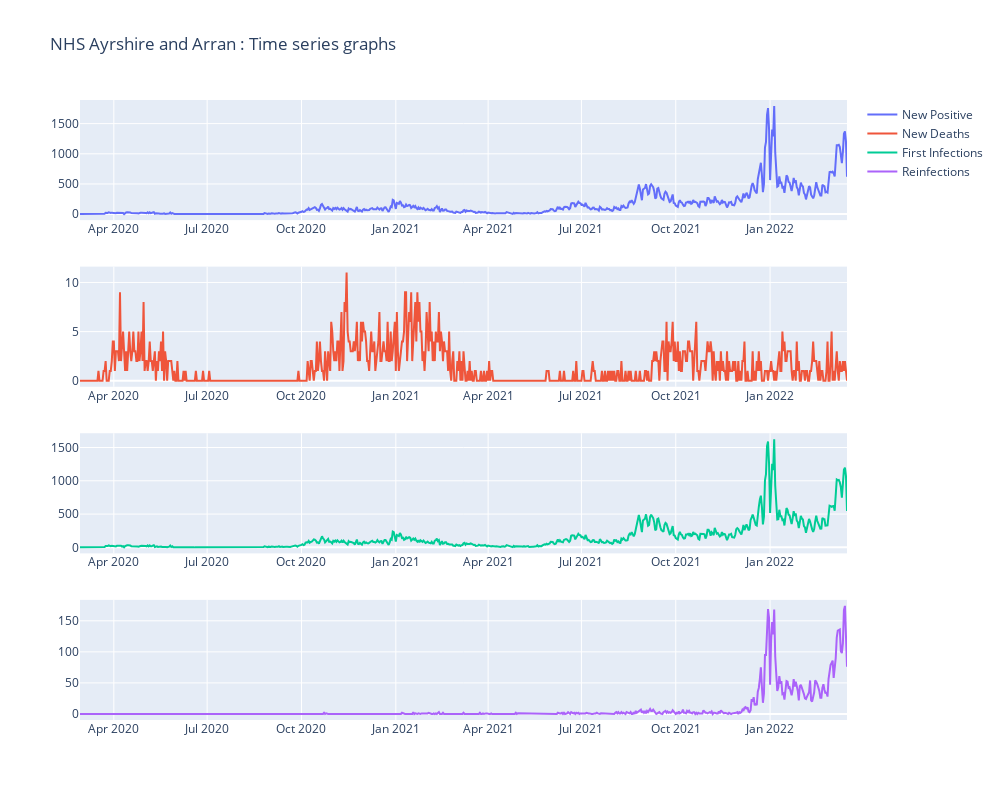
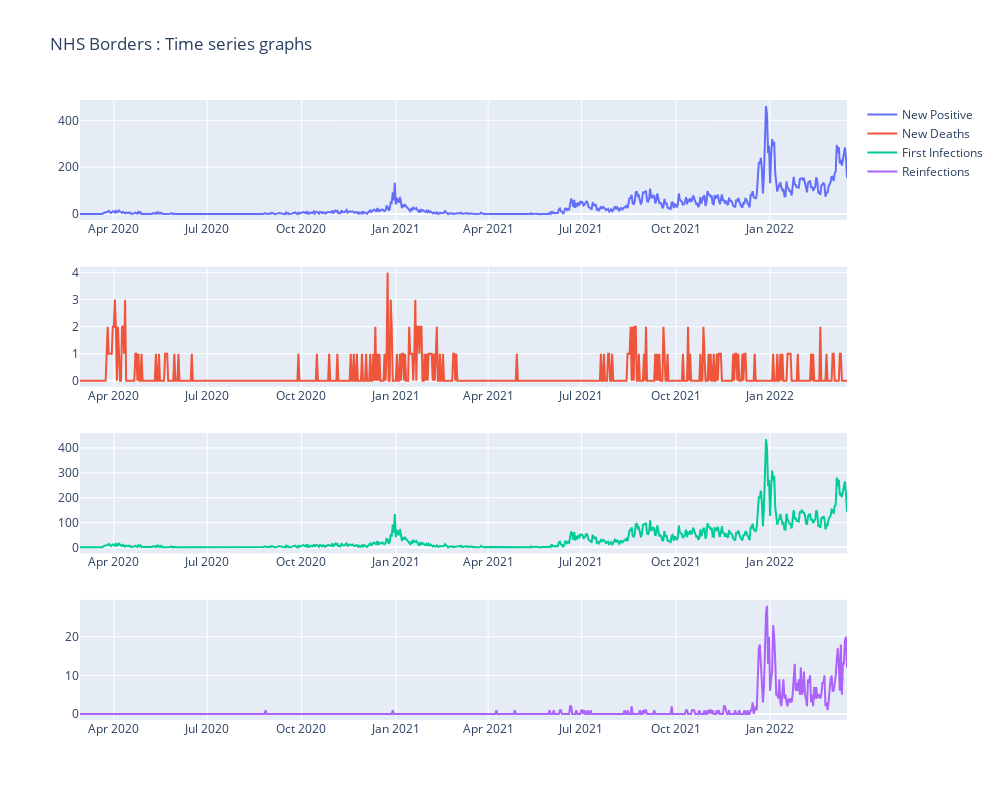
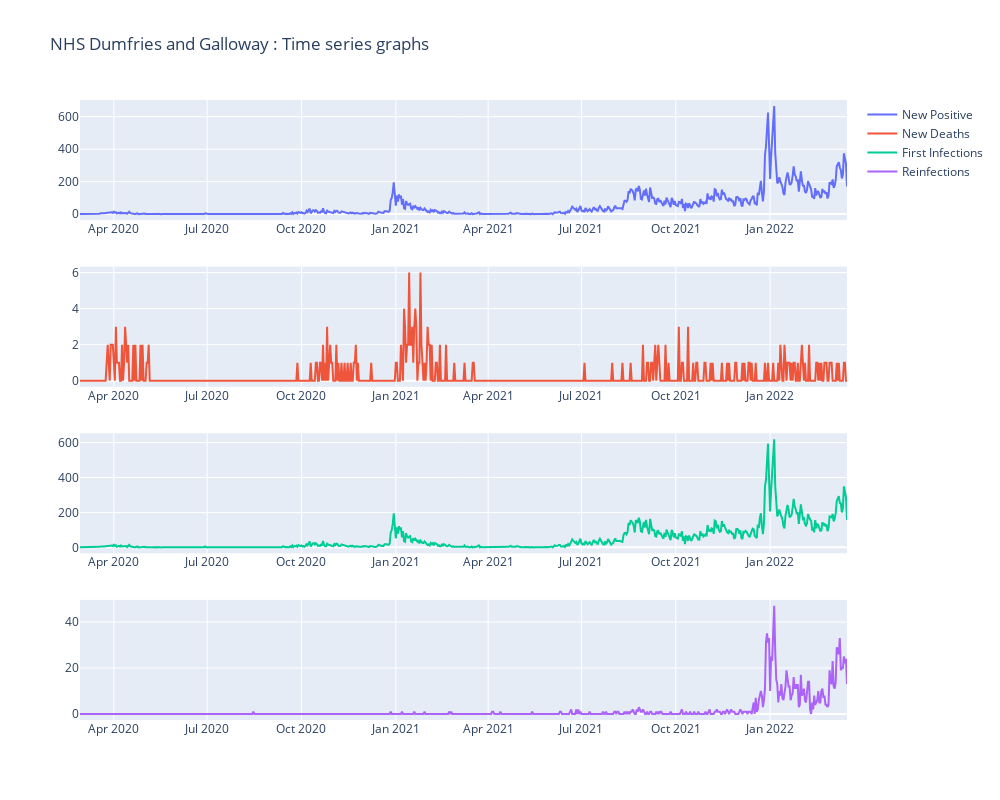
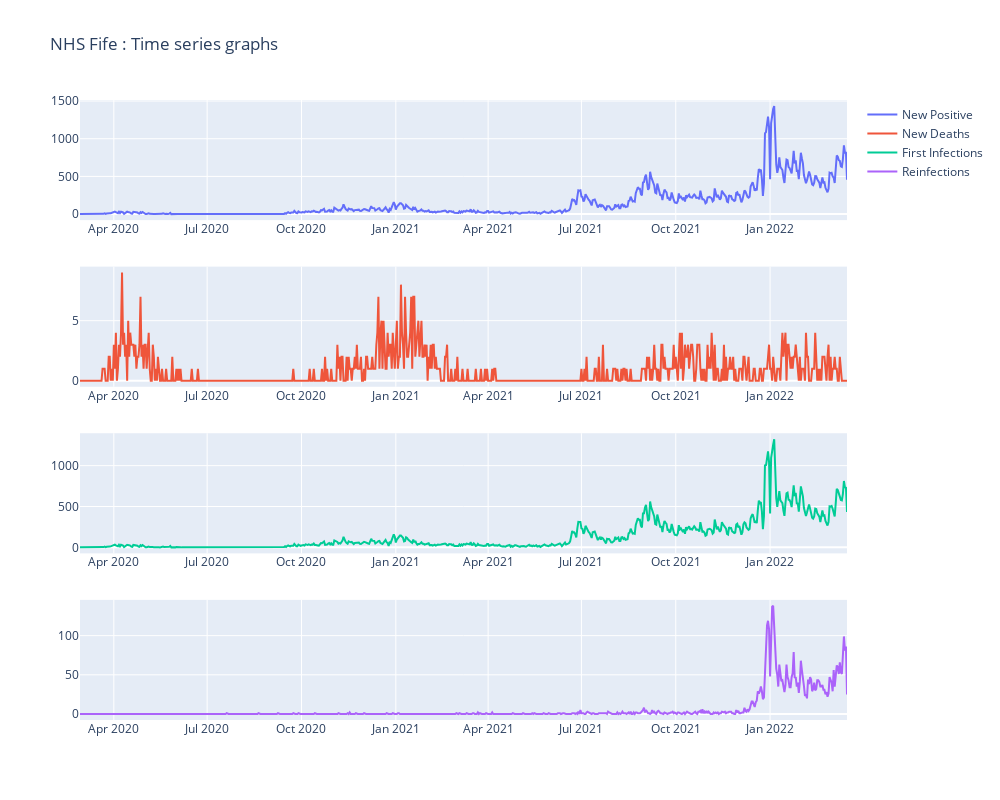

The notebook cell these images were saved under, in order:
### Code cell
for key in covid_days[0]['locations'].keys():
    if key=='date':
        continue
    else:
        plot_time_series(covid_days,key)

### Figure 1 — Plotly figure (JSON) as saved in the notebook; plotly's stock layout.template omitted (floating-point values rounded to 4 significant figures; data arrays with more than 128 entries replaced by an {"elided": "..."} marker saying what was removed)
{"data": [{"name": "New Positive", "type": "scatter", "x": {"elided": "749 str values"}, "xaxis": "x", "y": {"elided": "749 int values"}, "yaxis": "y"}, {"name": "New Deaths", "type": "scatter", "x": {"elided": "749 str values"}, "xaxis": "x2", "y": {"elided": "749 int values"}, "yaxis": "y2"}, {"name": "First Infections", "type": "scatter", "x": {"elided": "749 str values"}, "xaxis": "x3", "y": {"elided": "749 int values"}, "yaxis": "y3"}, {"name": "Reinfections", "type": "scatter", "x": {"elided": "749 str values"}, "xaxis": "x4", "y": {"elided": "749 int values"}, "yaxis": "y4"}], "layout": {"height": 800, "title": {"text": "NHS Ayrshire and Arran : Time series graphs"}, "width": 1000, "xaxis": {"anchor": "y", "domain": [0, 1]}, "xaxis2": {"anchor": "y2", "domain": [0, 1]}, "xaxis3": {"anchor": "y3", "domain": [0, 1]}, "xaxis4": {"anchor": "y4", "domain": [0, 1]}, "yaxis": {"anchor": "x", "domain": [0.8063, 1]}, "yaxis2": {"anchor": "x2", "domain": [0.5375, 0.7312]}, "yaxis3": {"anchor": "x3", "domain": [0.2687, 0.4625]}, "yaxis4": {"anchor": "x4", "domain": [0, 0.1938]}}}

### Figure 2 — Plotly figure (JSON) as saved in the notebook; plotly's stock layout.template omitted (floating-point values rounded to 4 significant figures; data arrays with more than 128 entries replaced by an {"elided": "..."} marker saying what was removed)
{"data": [{"name": "New Positive", "type": "scatter", "x": {"elided": "749 str values"}, "xaxis": "x", "y": {"elided": "749 int values"}, "yaxis": "y"}, {"name": "New Deaths", "type": "scatter", "x": {"elided": "749 str values"}, "xaxis": "x2", "y": {"elided": "749 int values"}, "yaxis": "y2"}, {"name": "First Infections", "type": "scatter", "x": {"elided": "749 str values"}, "xaxis": "x3", "y": {"elided": "749 int values"}, "yaxis": "y3"}, {"name": "Reinfections", "type": "scatter", "x": {"elided": "749 str values"}, "xaxis": "x4", "y": {"elided": "749 int values"}, "yaxis": "y4"}], "layout": {"height": 800, "title": {"text": "NHS Borders : Time series graphs"}, "width": 1000, "xaxis": {"anchor": "y", "domain": [0, 1]}, "xaxis2": {"anchor": "y2", "domain": [0, 1]}, "xaxis3": {"anchor": "y3", "domain": [0, 1]}, "xaxis4": {"anchor": "y4", "domain": [0, 1]}, "yaxis": {"anchor": "x", "domain": [0.8063, 1]}, "yaxis2": {"anchor": "x2", "domain": [0.5375, 0.7312]}, "yaxis3": {"anchor": "x3", "domain": [0.2687, 0.4625]}, "yaxis4": {"anchor": "x4", "domain": [0, 0.1938]}}}

### Figure 3 — Plotly figure (JSON) as saved in the notebook; plotly's stock layout.template omitted (floating-point values rounded to 4 significant figures; data arrays with more than 128 entries replaced by an {"elided": "..."} marker saying what was removed)
{"data": [{"name": "New Positive", "type": "scatter", "x": {"elided": "749 str values"}, "xaxis": "x", "y": {"elided": "749 int values"}, "yaxis": "y"}, {"name": "New Deaths", "type": "scatter", "x": {"elided": "749 str values"}, "xaxis": "x2", "y": {"elided": "749 int values"}, "yaxis": "y2"}, {"name": "First Infections", "type": "scatter", "x": {"elided": "749 str values"}, "xaxis": "x3", "y": {"elided": "749 int values"}, "yaxis": "y3"}, {"name": "Reinfections", "type": "scatter", "x": {"elided": "749 str values"}, "xaxis": "x4", "y": {"elided": "749 int values"}, "yaxis": "y4"}], "layout": {"height": 800, "title": {"text": "NHS Dumfries and Galloway : Time series graphs"}, "width": 1000, "xaxis": {"anchor": "y", "domain": [0, 1]}, "xaxis2": {"anchor": "y2", "domain": [0, 1]}, "xaxis3": {"anchor": "y3", "domain": [0, 1]}, "xaxis4": {"anchor": "y4", "domain": [0, 1]}, "yaxis": {"anchor": "x", "domain": [0.8063, 1]}, "yaxis2": {"anchor": "x2", "domain": [0.5375, 0.7312]}, "yaxis3": {"anchor": "x3", "domain": [0.2687, 0.4625]}, "yaxis4": {"anchor": "x4", "domain": [0, 0.1938]}}}

### Figure 4 — Plotly figure (JSON) as saved in the notebook; plotly's stock layout.template omitted (floating-point values rounded to 4 significant figures; data arrays with more than 128 entries replaced by an {"elided": "..."} marker saying what was removed)
{"data": [{"name": "New Positive", "type": "scatter", "x": {"elided": "749 str values"}, "xaxis": "x", "y": {"elided": "749 int values"}, "yaxis": "y"}, {"name": "New Deaths", "type": "scatter", "x": {"elided": "749 str values"}, "xaxis": "x2", "y": {"elided": "749 int values"}, "yaxis": "y2"}, {"name": "First Infections", "type": "scatter", "x": {"elided": "749 str values"}, "xaxis": "x3", "y": {"elided": "749 int values"}, "yaxis": "y3"}, {"name": "Reinfections", "type": "scatter", "x": {"elided": "749 str values"}, "xaxis": "x4", "y": {"elided": "749 int values"}, "yaxis": "y4"}], "layout": {"height": 800, "title": {"text": "NHS Fife : Time series graphs"}, "width": 1000, "xaxis": {"anchor": "y", "domain": [0, 1]}, "xaxis2": {"anchor": "y2", "domain": [0, 1]}, "xaxis3": {"anchor": "y3", "domain": [0, 1]}, "xaxis4": {"anchor": "y4", "domain": [0, 1]}, "yaxis": {"anchor": "x", "domain": [0.8063, 1]}, "yaxis2": {"anchor": "x2", "domain": [0.5375, 0.7312]}, "yaxis3": {"anchor": "x3", "domain": [0.2687, 0.4625]}, "yaxis4": {"anchor": "x4", "domain": [0, 0.1938]}}}
